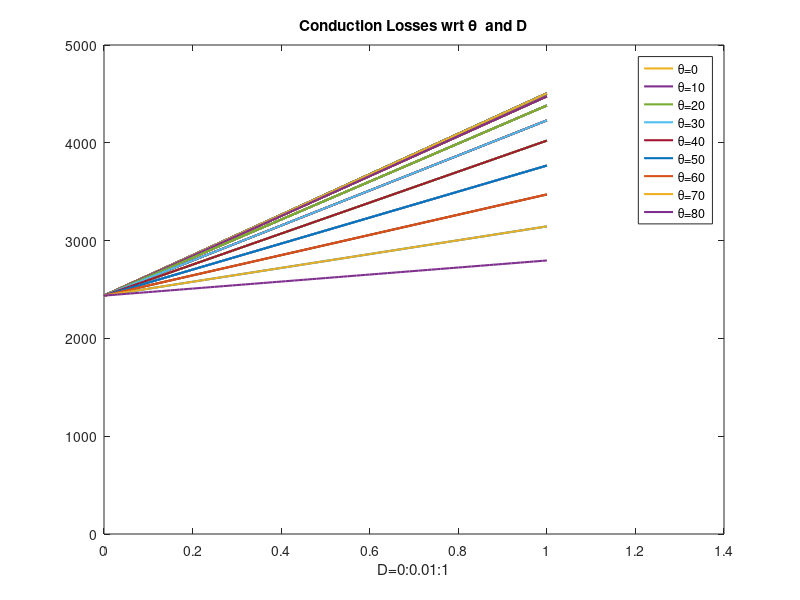

Recreate this plot in MATLAB.
 I_cp=30;
 V_ce=650;
 E_swon=47.5e-6; 
 E_swoff=7.5e-6;
 f_sw=100e3;
T=0;
x=0:0.1:2*pi;
%%
% 
% Psw=(E_swon+E_swoff)*f_sw/pi;
% Ptot=Psw+Pss;

% %%
% 
% for D=0:0.1:1
% A=power(sin(x),2).*(1+sin(x+T).*D)./2;
% plot(x,A);
% hold on;
% title('Integral term in the formula');
% %B=int(power(sin(x),2).*(1+sin(x+T).*D)./2, x, 0, pi);
% end

%% Conduction Losses wrt D
D=zeros(101,9);
Pss=zeros(101,9);
T=zeros();

for m=1:9
    T(m+1)=T(m)+10/180*pi;

    for k=1:100
        D(k+1,m)=D(k,m)+0.01;
    Pss(k,m)=I_cp*V_ce*(1/8+D(k,m)/3/pi*cos(T(m)));
    end
Pss(101,m)=I_cp*V_ce*(1/8+D(101,m)/3/pi*cos(T(m)));

u=plot(D,Pss,'linewidth',1.5);
hold on
end

legend(u,'\theta=0','\theta=10','\theta=20','\theta=30','\theta=40','\theta=50','\theta=60','\theta=70','\theta=80','\theta=90')
title('Conduction Losses wrt \theta  and D');
xlabel('D=0:0.01:1');


